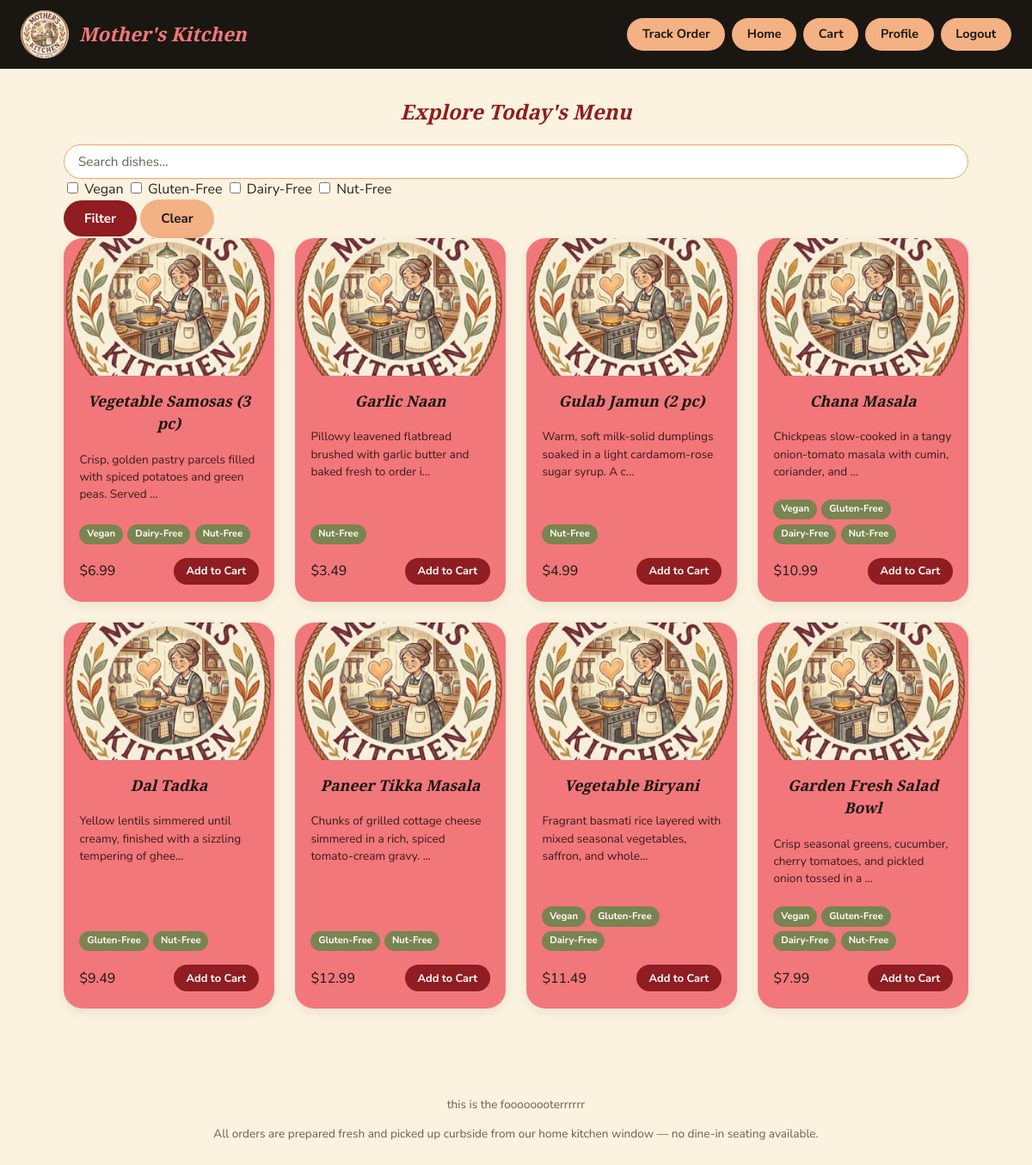
Screenshot of /menu (signed in) with the database file from the repository.
### models.py (models this page shows)
class MenuItem(db.Model):
    __tablename__ = "menu_items"
    id = db.Column(db.Integer, primary_key=True)
    name = db.Column(db.String(120), nullable=False)
    description = db.Column(db.Text, nullable=False)
    price = db.Column(db.Float, nullable=False)
    category = db.Column(db.String(60), nullable=False, default="Main")
    image_url = db.Column(db.String(500), nullable=False)
    is_vegan = db.Column(db.Boolean, default=False, nullable=False)
    is_gluten_free = db.Column(db.Boolean, default=False, nullable=False)
    is_dairy_free = db.Column(db.Boolean, default=False, nullable=False)
    is_nut_free = db.Column(db.Boolean, default=False, nullable=False)
    is_available = db.Column(db.Boolean, default=True, nullable=False)
    created_at = db.Column(db.DateTime, default=datetime.utcnow)

### app.py (the view)
@app.route("/menu")
@login_required
def menu():
    query_text = request.args.get("q", "").strip()
    selected_diets = request.args.getlist("diet")
    items_query = MenuItem.query.filter_by(is_available=True)
    if query_text:
        like_pattern = f"%{query_text}%"
        items_query = items_query.filter(
            db.or_(MenuItem.name.ilike(like_pattern), MenuItem.description.ilike(like_pattern))
        )
    diet_column_map = {
        "vegan": MenuItem.is_vegan,
        "gluten_free": MenuItem.is_gluten_free,
        "dairy_free": MenuItem.is_dairy_free,
        "nut_free": MenuItem.is_nut_free,
    }
    for diet in selected_diets:
        column = diet_column_map.get(diet)
        if column is not None:
            items_query = items_query.filter(column.is_(True))
    items = items_query.order_by(MenuItem.category, MenuItem.name).all()
    return render_template("menu.html", items=items, query_text=query_text, selected_diets=selected_diets)

### app.py (called while the page is built)
def login_required(view_function):
    @wraps(view_function)
    def wrapper(*args, **kwargs):
        if "user_id" not in session:
            flash("Please log in to continue.", "error")
            return redirect(url_for("login"))
        return view_function(*args, **kwargs)
    return wrapper

### templates/menu.html (shortened to what this page needs)
{% extends "base.html" %}
{% block content %}
<section class="menu-page">
    <h1>Explore Today's Menu</h1>
        <form method="GET" action="{{ url_for('menu') }}" class="menu-filter-form">
            <input type="text" name="q" value="{{ query_text }}" placeholder="Search dishes..." class="search-input">
            <div class="diet-badges">
                {% set diet_options = [('vegan', 'Vegan'), ('gluten_free', 'Gluten-Free'), ('dairy_free', 'Dairy-Free'), ('nut_free', 'Nut-Free')] %}
                {% for value, label in diet_options %}
                    <label class="badge-checkbox">
                        <input type="checkbox" name="diet" value="{{ value }}" {% if value in selected_diets %}checked{% endif %}>
                        <span>{{ label }}</span>
                    </label>
                {% endfor %}
            </div>
            <button type="submit" class="btn btn-primary">Filter</button>
            <a href="{{ url_for('menu') }}" class="btn btn-outline">Clear</a>
        </form>
    {% if items %}
        <div class="menu-grid">
            {% for item in items %}
                <div class="menu-card">
                    <a href="{{ url_for('item_detail', item_id=item.id) }}">
                        <img src="{{ item.image_url }}" alt="{{ item.name }}" class="menu-card-img"
                             onerror="this.src='{{ url_for('static', filename='images/logo.png') }}'">
                    </a>
                    <div class="menu-card-body">
                        <h3><a href="{{ url_for('item_detail', item_id=item.id) }}">{{ item.name }}</a></h3>
                        <p class="menu-card-desc">{{ item.description[:80] }}{% if item.description|length > 80 %}...{% endif %}</p>
                        <div class="badge-row">
                            {% if item.is_vegan %}<span class="diet-badge">Vegan</span>{% endif %}
                            {% if item.is_gluten_free %}<span class="diet-badge">Gluten-Free</span>{% endif %}
                            {% if item.is_dairy_free %}<span class="diet-badge">Dairy-Free</span>{% endif %}
                            {% if item.is_nut_free %}<span class="diet-badge">Nut-Free</span>{% endif %}
                        </div>
                        <div class="menu-card-footer">
                            <span class="price">${{ "%.2f"|format(item.price) }}</span>
                            <form method="POST" action="{{ url_for('add_to_cart', item_id=item.id) }}">
                                <button type="submit" class="btn btn-small btn-primary">Add to Cart</button>
                            </form>
                        </div>
                    </div>
                </div>
            {% endfor %}
        </div>
    {% else %}
        <p class="empty-state">No dishes match your search/filters right now. Try clearing a filter.</p>
    {% endif %}
</section>
{% endblock %}

### static/css/style.css (style rules this page uses)
:root { --color-cream: #fbf3df; --color-black: #1a1712; --color-coral: #f2777a; --color-coral-dark: #e6595d; --color-peach: #f4b183; --color-peach-dark: #eea267; --color-maroon: #8f1d21; --color-maroon-dark: #711519; --color-olive: #7a8450; --color-text: #2c2620; --color-text-light: #6b5f52; --color-white: #ffffff; --font-display: 'Playfair Display', Georgia, serif; --font-body: 'Nunito Sans', -apple-system, BlinkMacSystemFont, 'Segoe UI', sans-serif; --radius-md: 14px; --radius-lg: 22px; --shadow-soft: 0 4px 14px rgba(26, 23, 18, 0.08); }
* { box-sizing: border-box; }
body { margin: 0; font-family: var(--font-body); background: var(--color-cream); color: var(--color-text); line-height: 1.5; }
h1, h2, h3 { text-align: center; font-family: var(--font-display); font-style: italic; font-weight: 600; color: var(--color-maroon); margin-top: 0; }
a { color: var(--color-maroon); text-decoration: none; }
.btn { display: inline-block; padding: 0.7rem 1.5rem; border-radius: 999px; font-weight: 700; border: none; cursor: pointer; font-size: 0.95rem; font-family: var(--font-body); text-align: center; }
.btn-primary { background: var(--color-maroon); color: var(--color-white); }
.btn-outline { background: var(--color-peach); color: var(--color-black); }
.btn-small { padding: 0.4rem 0.9rem; font-size: 0.8rem; }
.search-input { width: 100%; padding: 0.55rem 2.5rem 0.55rem 1rem; font-family: var(--font-body); font-size: 0.95rem; color: var(--color-black); background-color: var(--color-white); border: 1.5px solid var(--color-peach-dark); border-radius: 999px; outline: none; transition: border-color 0.2s ease, box-shadow 0.2s ease; }
.search-input::placeholder { color: var(--color-text-light); }
.menu-grid { display: grid; grid-template-columns: repeat(auto-fill, minmax(240px, 1fr)); gap: 1.5rem; }
.menu-card { background: var(--color-coral); border-radius: var(--radius-lg); overflow: hidden; box-shadow: var(--shadow-soft); display: flex; flex-direction: column; }
.menu-card-img { width: 100%; height: 160px; object-fit: cover; display: block; }
.menu-card-body { padding: 1rem 1.15rem 1.25rem; color: var(--color-black); flex: 1; display: flex; flex-direction: column; }
.menu-card-body h3 { margin: 0 0 0.35rem; font-size: 1.1rem; }
.menu-card-body h3 a { color: var(--color-black); }
.menu-card-desc { font-size: 0.85rem; color: #3a1a1a; flex: 1; }
.badge-row { display: flex; flex-wrap: wrap; gap: 0.35rem; margin: 0.5rem 0; }
.diet-badge { background: var(--color-olive); color: var(--color-white); font-size: 0.7rem; font-weight: 700; padding: 0.2rem 0.55rem; border-radius: 999px; }
.menu-card-footer { display: flex; justify-content: space-between; align-items: center; margin-top: 0.5rem; }

### rows the page displays
MenuItem: name "Vegetable Samosas (3 pc)", description "Crisp, golden pastry parcels filled with spiced potatoes and green peas. Served", is_vegan "Vegan", is_dairy_free "Dairy-Free", is_nut_free "Nut-Free", price "6.99"
MenuItem: name "Garlic Naan", description "Pillowy leavened flatbread brushed with garlic butter and baked fresh to order i", is_nut_free "Nut-Free", price "3.49"
MenuItem: name "Gulab Jamun (2 pc)", description "Warm, soft milk-solid dumplings soaked in a light cardamom-rose sugar syrup. A c", is_nut_free "Nut-Free", price "4.99"
MenuItem: name "Chana Masala", description "Chickpeas slow-cooked in a tangy onion-tomato masala with cumin, coriander, and", is_vegan "Vegan", is_gluten_free "Gluten-Free", is_dairy_free "Dairy-Free", is_nut_free "Nut-Free", price "10.99"
MenuItem: name "Dal Tadka", description "Yellow lentils simmered until creamy, finished with a sizzling tempering of ghee", is_gluten_free "Gluten-Free", is_nut_free "Nut-Free", price "9.49"
MenuItem: name "Paneer Tikka Masala", description "Chunks of grilled cottage cheese simmered in a rich, spiced tomato-cream gravy.", is_gluten_free "Gluten-Free", is_nut_free "Nut-Free", price "12.99"
MenuItem: name "Vegetable Biryani", description "Fragrant basmati rice layered with mixed seasonal vegetables, saffron, and whole", is_vegan "Vegan", is_gluten_free "Gluten-Free", is_dairy_free "Dairy-Free", price "11.49"
MenuItem: name "Garden Fresh Salad Bowl", description "Crisp seasonal greens, cucumber, cherry tomatoes, and pickled onion tossed in a", is_vegan "Vegan", is_gluten_free "Gluten-Free", is_dairy_free "Dairy-Free", is_nut_free "Nut-Free", price "7.99"

### other values shown
{{ label }} "Vegan" "Gluten-Free" "Dairy-Free" "Nut-Free"
